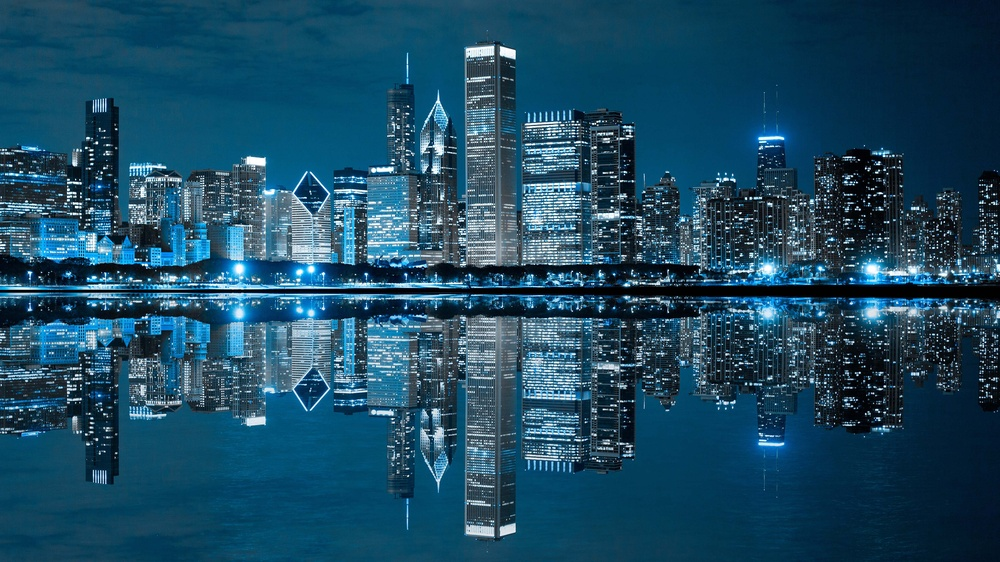
#> input picture Basic/ab.jpg, 1000 x 562 px, shrunk from 3840 x 2160 before the run
$ python roi.py
#> lines starting #> are read from the running program, lines starting #| are printed output that depends on the picture
import cv2

# Read the image
image = cv2.imread('ab.jpg')
#> image is the input picture: shape (562, 1000, 3); mean B, G, R 99.2, 74.6, 28.3

# Define the coordinates of the top-left and bottom-right corners of the ROI
x, y, w, h = 100, 100, 200, 200  # Example: (x, y) is top-left, (w, h) is width and height

# Extract the ROI
roi = image[y:y+h, x:x+w]
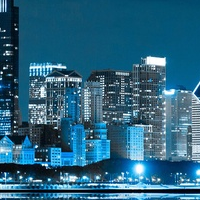
#> roi: shape (200, 200, 3); mean B, G, R 127.2, 99.5, 42.8

# Show the extracted ROI
cv2.imshow('Region of Interest', roi)

cv2.waitKey(0)
cv2.destroyAllWindows()
